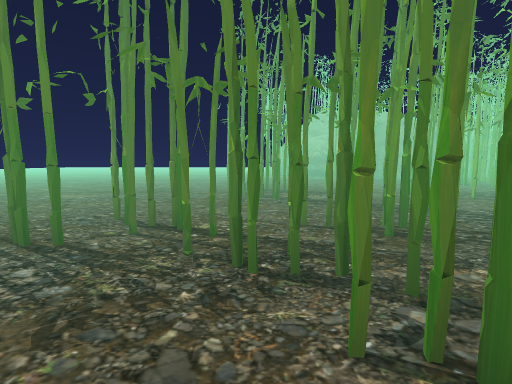
View 1 (above)

12 first-person views from a walk through a Unity game level. The camera is 1.5 m above the floor, tilts 6° down and sees 85° across. The floor is counted in squares, 2 m on a side. Each view is taken from the middle of a square. On the plan, view 1 faces up. The plan holds only what a view shows up to about 10 squares ahead; the rest is blank. The place goes on beyond the plan. The player is left out. Some animated figures are left out. Some surface patterns are stand-ins.

View 2
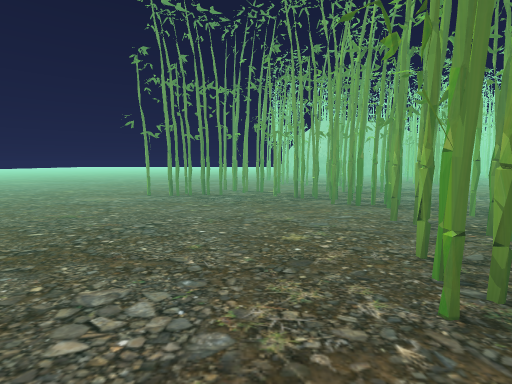

View 3
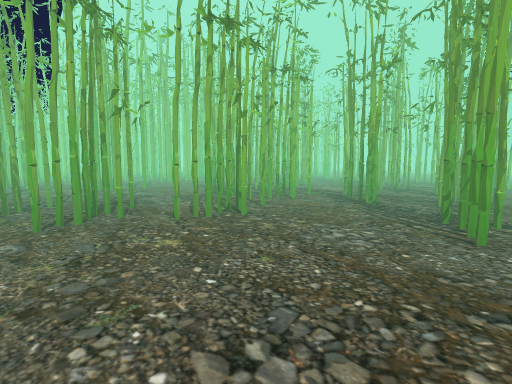

View 4
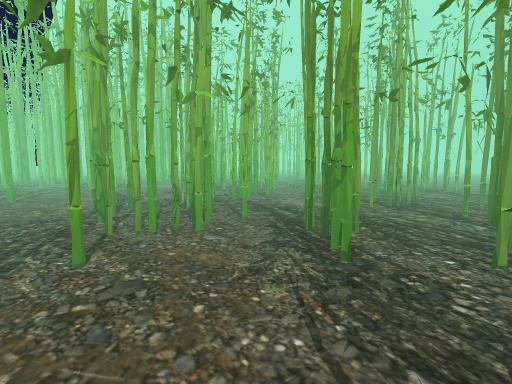

View 5
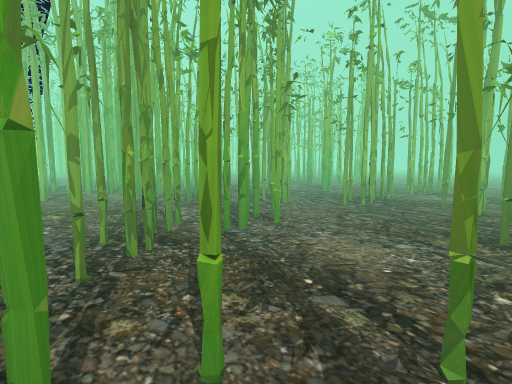

View 6
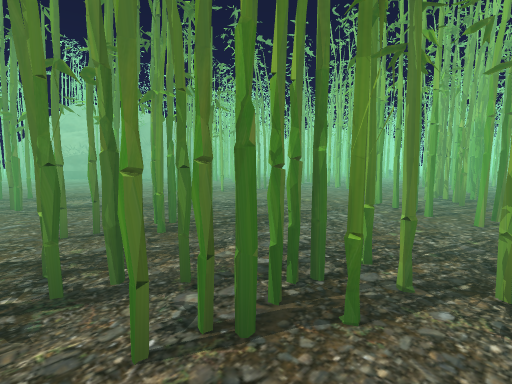

View 7
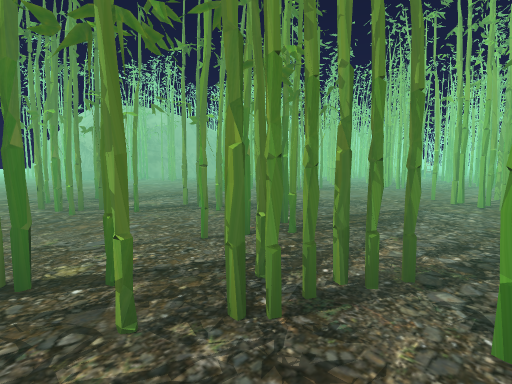

View 8
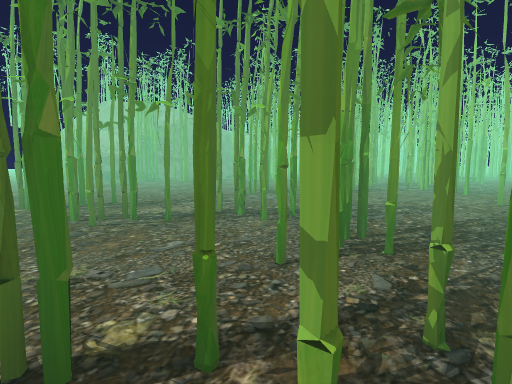

View 9
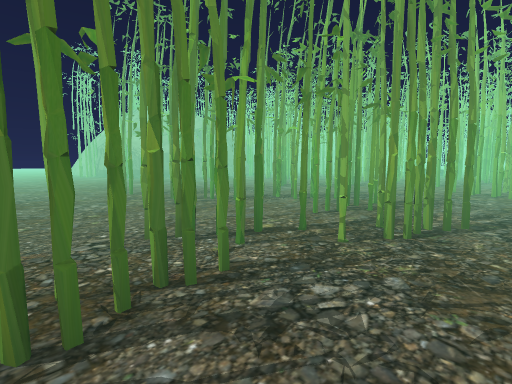

View 10
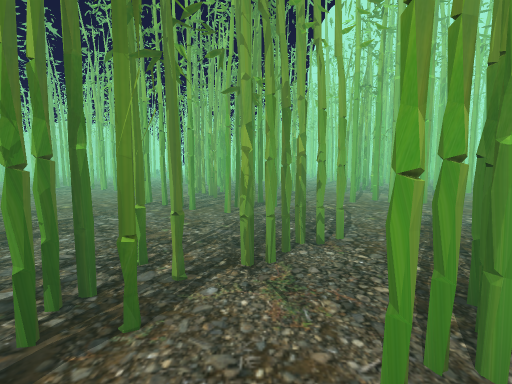

View 11
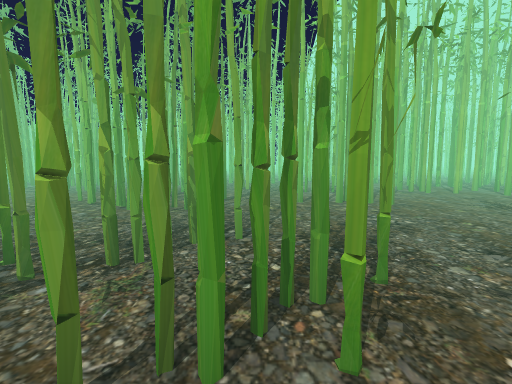

View 12
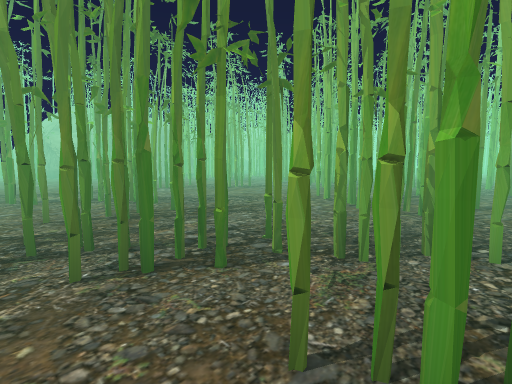

### Floor plan
Key: @ floor where view 1 was taken; # wall or solid block; x gap in a wall; . floor; T thing the floor can be seen under or through.
Columns run from 3 left of view 1 to 12 right of it. Each row starts with its distance up from view 1.
 12  ......
 11  ......
 10 ........  ##
  9 ......... #
  8 ...#......###
  7 ...#...##.  #
  6 ...#....#..##
  5 .....T......#
  4 .....T....#x#
  3 ###.TT.........#
  2 ##.TT...#...####
  1 ...TTT. #####.##
  0 ...@TTT##  ####
 -1 ....TT
 -2 ...##
 -3 #..##
 -4 ##..##
 -5 .##.##
 -6 .###.#
 -7 .#...##
 -8 .###.## ####
 -9 .###..####.##
-10  #..#####..#
-11  #..##.....
-12   .#.#.##
-13   ...#..##
-14   ......
-15   .....
-16     ..

Where each view was taken, in squares from view 1:
view 1: 0 up, 0 right, facing up
view 2: 4 down, 1 left, facing up
view 3: 0 up, 3 left, facing down-right
view 4: 3 down, 2 left, facing down-right
view 5: 5 down, 0 right, facing down-right
view 6: 0 up, 0 right, facing up-right
view 7: 1 up, 1 left, facing up-right
view 8: 2 up, 1 left, facing up-right
view 9: 1 up, 3 left, facing up-right
view 10: 0 up, 0 right, facing right
view 11: 1 down, 0 right, facing right
view 12: 1 down, 0 right, facing up-right
